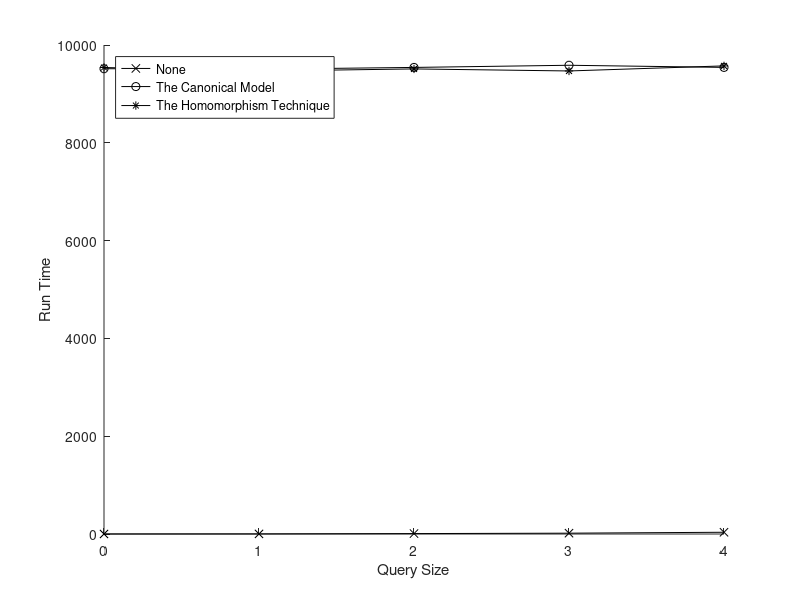

Reproduce this figure in MATLAB.
format long
A = [
	0	0.360000	9515.220000	9539.700000;
	1	1.810000	9504.810000	9466.360000;
	2	8.620000	9541.530000	9510.840000;
	3	16.910000	9585.640000	9469.100000;
	4	35.650000	9542.170000	9573.000000;
];

hold on
f = plot(A(:,1), A(:,2), 'k-x');
f = plot(A(:,1), A(:,3), 'k-o');
f = plot(A(:,1), A(:,4), 'k-*');
hold off
xlabel('Query Size')
ylabel('Run Time')
legend('None', 'The Canonical Model', 'The Homomorphism Technique', 'Location', 'northwest')
saveas(f, '../img/ChildBranchDepth2Graph.png');
